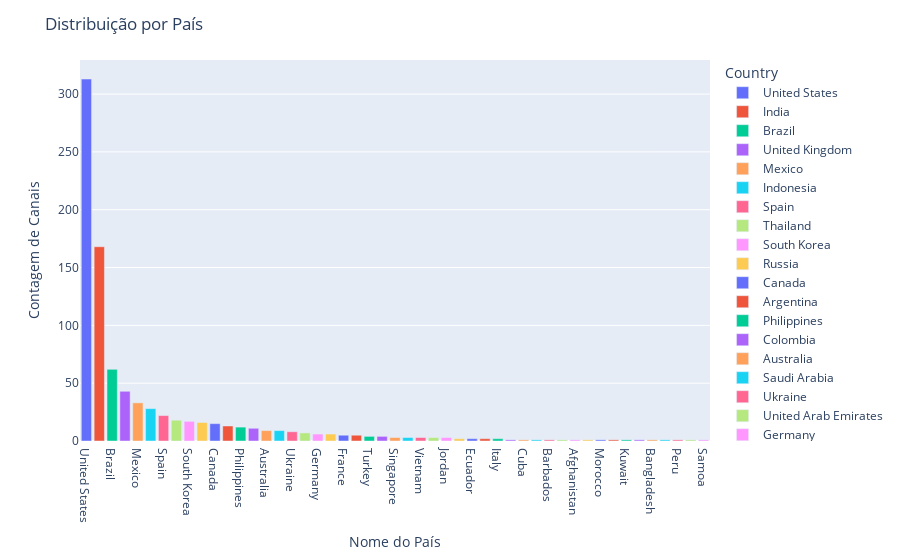

Notebook cell for this chart:
### Code cell
df_sorted = df['Country'].value_counts().reset_index()
df_sorted.columns = ['Country', 'Count']
df_sorted = df_sorted.sort_values(by='Count', ascending=False)

fig = px.bar(df_sorted, x='Country', y='Count', color='Country')
fig.update_layout(title="Distribuição por País", 
                  xaxis_title="Nome do País", 
                  yaxis_title="Contagem de Canais")
fig.show()

### Figure 1 — Plotly figure (JSON) as saved in the notebook; plotly's stock layout.template omitted (floating-point values rounded to 4 significant figures)
{"data": [{"alignmentgroup": "True", "hovertemplate": "Country=%{x}<br>Count=%{y}<extra></extra>", "legendgroup": "United States", "marker": {"color": "#636efa", "pattern": {"shape": ""}}, "name": "United States", "offsetgroup": "United States", "orientation": "v", "showlegend": true, "textposition": "auto", "type": "bar", "x": ["United States"], "xaxis": "x", "y": [313], "yaxis": "y"}, {"alignmentgroup": "True", "hovertemplate": "Country=%{x}<br>Count=%{y}<extra></extra>", "legendgroup": "India", "marker": {"color": "#EF553B", "pattern": {"shape": ""}}, "name": "India", "offsetgroup": "India", "orientation": "v", "showlegend": true, "textposition": "auto", "type": "bar", "x": ["India"], "xaxis": "x", "y": [168], "yaxis": "y"}, {"alignmentgroup": "True", "hovertemplate": "Country=%{x}<br>Count=%{y}<extra></extra>", "legendgroup": "Brazil", "marker": {"color": "#00cc96", "pattern": {"shape": ""}}, "name": "Brazil", "offsetgroup": "Brazil", "orientation": "v", "showlegend": true, "textposition": "auto", "type": "bar", "x": ["Brazil"], "xaxis": "x", "y": [62], "yaxis": "y"}, {"alignmentgroup": "True", "hovertemplate": "Country=%{x}<br>Count=%{y}<extra></extra>", "legendgroup": "United Kingdom", "marker": {"color": "#ab63fa", "pattern": {"shape": ""}}, "name": "United Kingdom", "offsetgroup": "United Kingdom", "orientation": "v", "showlegend": true, "textposition": "auto", "type": "bar", "x": ["United Kingdom"], "xaxis": "x", "y": [43], "yaxis": "y"}, {"alignmentgroup": "True", "hovertemplate": "Country=%{x}<br>Count=%{y}<extra></extra>", "legendgroup": "Mexico", "marker": {"color": "#FFA15A", "pattern": {"shape": ""}}, "name": "Mexico", "offsetgroup": "Mexico", "orientation": "v", "showlegend": true, "textposition": "auto", "type": "bar", "x": ["Mexico"], "xaxis": "x", "y": [33], "yaxis": "y"}, {"alignmentgroup": "True", "hovertemplate": "Country=%{x}<br>Count=%{y}<extra></extra>", "legendgroup": "Indonesia", "marker": {"color": "#19d3f3", "pattern": {"shape": ""}}, "name": "Indonesia", "offsetgroup": "Indonesia", "orientation": "v", "showlegend": true, "textposition": "auto", "type": "bar", "x": ["Indonesia"], "xaxis": "x", "y": [28], "yaxis": "y"}, {"alignmentgroup": "True", "hovertemplate": "Country=%{x}<br>Count=%{y}<extra></extra>", "legendgroup": "Spain", "marker": {"color": "#FF6692", "pattern": {"shape": ""}}, "name": "Spain", "offsetgroup": "Spain", "orientation": "v", "showlegend": true, "textposition": "auto", "type": "bar", "x": ["Spain"], "xaxis": "x", "y": [22], "yaxis": "y"}, {"alignmentgroup": "True", "hovertemplate": "Country=%{x}<br>Count=%{y}<extra></extra>", "legendgroup": "Thailand", "marker": {"color": "#B6E880", "pattern": {"shape": ""}}, "name": "Thailand", "offsetgroup": "Thailand", "orientation": "v", "showlegend": true, "textposition": "auto", "type": "bar", "x": ["Thailand"], "xaxis": "x", "y": [18], "yaxis": "y"}, {"alignmentgroup": "True", "hovertemplate": "Country=%{x}<br>Count=%{y}<extra></extra>", "legendgroup": "South Korea", "marker": {"color": "#FF97FF", "pattern": {"shape": ""}}, "name": "South Korea", "offsetgroup": "South Korea", "orientation": "v", "showlegend": true, "textposition": "auto", "type": "bar", "x": ["South Korea"], "xaxis": "x", "y": [17], "yaxis": "y"}, {"alignmentgroup": "True", "hovertemplate": "Country=%{x}<br>Count=%{y}<extra></extra>", "legendgroup": "Russia", "marker": {"color": "#FECB52", "pattern": {"shape": ""}}, "name": "Russia", "offsetgroup": "Russia", "orientation": "v", "showlegend": true, "textposition": "auto", "type": "bar", "x": ["Russia"], "xaxis": "x", "y": [16], "yaxis": "y"}, {"alignmentgroup": "True", "hovertemplate": "Country=%{x}<br>Count=%{y}<extra></extra>", "legendgroup": "Canada", "marker": {"color": "#636efa", "pattern": {"shape": ""}}, "name": "Canada", "offsetgroup": "Canada", "orientation": "v", "showlegend": true, "textposition": "auto", "type": "bar", "x": ["Canada"], "xaxis": "x", "y": [15], "yaxis": "y"}, {"alignmentgroup": "True", "hovertemplate": "Country=%{x}<br>Count=%{y}<extra></extra>", "legendgroup": "Argentina", "marker": {"color": "#EF553B", "pattern": {"shape": ""}}, "name": "Argentina", "offsetgroup": "Argentina", "orientation": "v", "showlegend": true, "textposition": "auto", "type": "bar", "x": ["Argentina"], "xaxis": "x", "y": [13], "yaxis": "y"}, {"alignmentgroup": "True", "hovertemplate": "Country=%{x}<br>Count=%{y}<extra></extra>", "legendgroup": "Philippines", "marker": {"color": "#00cc96", "pattern": {"shape": ""}}, "name": "Philippines", "offsetgroup": "Philippines", "orientation": "v", "showlegend": true, "textposition": "auto", "type": "bar", "x": ["Philippines"], "xaxis": "x", "y": [12], "yaxis": "y"}, {"alignmentgroup": "True", "hovertemplate": "Country=%{x}<br>Count=%{y}<extra></extra>", "legendgroup": "Colombia", "marker": {"color": "#ab63fa", "pattern": {"shape": ""}}, "name": "Colombia", "offsetgroup": "Colombia", "orientation": "v", "showlegend": true, "textposition": "auto", "type": "bar", "x": ["Colombia"], "xaxis": "x", "y": [11], "yaxis": "y"}, {"alignmentgroup": "True", "hovertemplate": "Country=%{x}<br>Count=%{y}<extra></extra>", "legendgroup": "Australia", "marker": {"color": "#FFA15A", "pattern": {"shape": ""}}, "name": "Australia", "offsetgroup": "Australia", "orientation": "v", "showlegend": true, "textposition": "auto", "type": "bar", "x": ["Australia"], "xaxis": "x", "y": [9], "yaxis": "y"}, {"alignmentgroup": "True", "hovertemplate": "Country=%{x}<br>Count=%{y}<extra></extra>", "legendgroup": "Saudi Arabia", "marker": {"color": "#19d3f3", "pattern": {"shape": ""}}, "name": "Saudi Arabia", "offsetgroup": "Saudi Arabia", "orientation": "v", "showlegend": true, "textposition": "auto", "type": "bar", "x": ["Saudi Arabia"], "xaxis": "x", "y": [9], "yaxis": "y"}, {"alignmentgroup": "True", "hovertemplate": "Country=%{x}<br>Count=%{y}<extra></extra>", "legendgroup": "Ukraine", "marker": {"color": "#FF6692", "pattern": {"shape": ""}}, "name": "Ukraine", "offsetgroup": "Ukraine", "orientation": "v", "showlegend": true, "textposition": "auto", "type": "bar", "x": ["Ukraine"], "xaxis": "x", "y": [8], "yaxis": "y"}, {"alignmentgroup": "True", "hovertemplate": "Country=%{x}<br>Count=%{y}<extra></extra>", "legendgroup": "United Arab Emirates", "marker": {"color": "#B6E880", "pattern": {"shape": ""}}, "name": "United Arab Emirates", "offsetgroup": "United Arab Emirates", "orientation": "v", "showlegend": true, "textposition": "auto", "type": "bar", "x": ["United Arab Emirates"], "xaxis": "x", "y": [7], "yaxis": "y"}, {"alignmentgroup": "True", "hovertemplate": "Country=%{x}<br>Count=%{y}<extra></extra>", "legendgroup": "Germany", "marker": {"color": "#FF97FF", "pattern": {"shape": ""}}, "name": "Germany", "offsetgroup": "Germany", "orientation": "v", "showlegend": true, "textposition": "auto", "type": "bar", "x": ["Germany"], "xaxis": "x", "y": [6], "yaxis": "y"}, {"alignmentgroup": "True", "hovertemplate": "Country=%{x}<br>Count=%{y}<extra></extra>", "legendgroup": "Pakistan", "marker": {"color": "#FECB52", "pattern": {"shape": ""}}, "name": "Pakistan", "offsetgroup": "Pakistan", "orientation": "v", "showlegend": true, "textposition": "auto", "type": "bar", "x": ["Pakistan"], "xaxis": "x", "y": [6], "yaxis": "y"}, {"alignmentgroup": "True", "hovertemplate": "Country=%{x}<br>Count=%{y}<extra></extra>", "legendgroup": "France", "marker": {"color": "#636efa", "pattern": {"shape": ""}}, "name": "France", "offsetgroup": "France", "orientation": "v", "showlegend": true, "textposition": "auto", "type": "bar", "x": ["France"], "xaxis": "x", "y": [5], "yaxis": "y"}, {"alignmentgroup": "True", "hovertemplate": "Country=%{x}<br>Count=%{y}<extra></extra>", "legendgroup": "Japan", "marker": {"color": "#EF553B", "pattern": {"shape": ""}}, "name": "Japan", "offsetgroup": "Japan", "orientation": "v", "showlegend": true, "textposition": "auto", "type": "bar", "x": ["Japan"], "xaxis": "x", "y": [5], "yaxis": "y"}, {"alignmentgroup": "True", "hovertemplate": "Country=%{x}<br>Count=%{y}<extra></extra>", "legendgroup": "Turkey", "marker": {"color": "#00cc96", "pattern": {"shape": ""}}, "name": "Turkey", "offsetgroup": "Turkey", "orientation": "v", "showlegend": true, "textposition": "auto", "type": "bar", "x": ["Turkey"], "xaxis": "x", "y": [4], "yaxis": "y"}, {"alignmentgroup": "True", "hovertemplate": "Country=%{x}<br>Count=%{y}<extra></extra>", "legendgroup": "Sweden", "marker": {"color": "#ab63fa", "pattern": {"shape": ""}}, "name": "Sweden", "offsetgroup": "Sweden", "orientation": "v", "showlegend": true, "textposition": "auto", "type": "bar", "x": ["Sweden"], "xaxis": "x", "y": [4], "yaxis": "y"}, {"alignmentgroup": "True", "hovertemplate": "Country=%{x}<br>Count=%{y}<extra></extra>", "legendgroup": "Singapore", "marker": {"color": "#FFA15A", "pattern": {"shape": ""}}, "name": "Singapore", "offsetgroup": "Singapore", "orientation": "v", "showlegend": true, "textposition": "auto", "type": "bar", "x": ["Singapore"], "xaxis": "x", "y": [3], "yaxis": "y"}, {"alignmentgroup": "True", "hovertemplate": "Country=%{x}<br>Count=%{y}<extra></extra>", "legendgroup": "Chile", "marker": {"color": "#19d3f3", "pattern": {"shape": ""}}, "name": "Chile", "offsetgroup": "Chile", "orientation": "v", "showlegend": true, "textposition": "auto", "type": "bar", "x": ["Chile"], "xaxis": "x", "y": [3], "yaxis": "y"}, {"alignmentgroup": "True", "hovertemplate": "Country=%{x}<br>Count=%{y}<extra></extra>", "legendgroup": "Vietnam", "marker": {"color": "#FF6692", "pattern": {"shape": ""}}, "name": "Vietnam", "offsetgroup": "Vietnam", "orientation": "v", "showlegend": true, "textposition": "auto", "type": "bar", "x": ["Vietnam"], "xaxis": "x", "y": [3], "yaxis": "y"}, {"alignmentgroup": "True", "hovertemplate": "Country=%{x}<br>Count=%{y}<extra></extra>", "legendgroup": "Netherlands", "marker": {"color": "#B6E880", "pattern": {"shape": ""}}, "name": "Netherlands", "offsetgroup": "Netherlands", "orientation": "v", "showlegend": true, "textposition": "auto", "type": "bar", "x": ["Netherlands"], "xaxis": "x", "y": [3], "yaxis": "y"}, {"alignmentgroup": "True", "hovertemplate": "Country=%{x}<br>Count=%{y}<extra></extra>", "legendgroup": "Jordan", "marker": {"color": "#FF97FF", "pattern": {"shape": ""}}, "name": "Jordan", "offsetgroup": "Jordan", "orientation": "v", "showlegend": true, "textposition": "auto", "type": "bar", "x": ["Jordan"], "xaxis": "x", "y": [3], "yaxis": "y"}, {"alignmentgroup": "True", "hovertemplate": "Country=%{x}<br>Count=%{y}<extra></extra>", "legendgroup": "Egypt", "marker": {"color": "#FECB52", "pattern": {"shape": ""}}, "name": "Egypt", "offsetgroup": "Egypt", "orientation": "v", "showlegend": true, "textposition": "auto", "type": "bar", "x": ["Egypt"], "xaxis": "x", "y": [2], "yaxis": "y"}, {"alignmentgroup": "True", "hovertemplate": "Country=%{x}<br>Count=%{y}<extra></extra>", "legendgroup": "Ecuador", "marker": {"color": "#636efa", "pattern": {"shape": ""}}, "name": "Ecuador", "offsetgroup": "Ecuador", "orientation": "v", "showlegend": true, "textposition": "auto", "type": "bar", "x": ["Ecuador"], "xaxis": "x", "y": [2], "yaxis": "y"}, {"alignmentgroup": "True", "hovertemplate": "Country=%{x}<br>Count=%{y}<extra></extra>", "legendgroup": "Iraq", "marker": {"color": "#EF553B", "pattern": {"shape": ""}}, "name": "Iraq", "offsetgroup": "Iraq", "orientation": "v", "showlegend": true, "textposition": "auto", "type": "bar", "x": ["Iraq"], "xaxis": "x", "y": [2], "yaxis": "y"}, {"alignmentgroup": "True", "hovertemplate": "Country=%{x}<br>Count=%{y}<extra></extra>", "legendgroup": "Italy", "marker": {"color": "#00cc96", "pattern": {"shape": ""}}, "name": "Italy", "offsetgroup": "Italy", "orientation": "v", "showlegend": true, "textposition": "auto", "type": "bar", "x": ["Italy"], "xaxis": "x", "y": [2], "yaxis": "y"}, {"alignmentgroup": "True", "hovertemplate": "Country=%{x}<br>Count=%{y}<extra></extra>", "legendgroup": "Switzerland", "marker": {"color": "#ab63fa", "pattern": {"shape": ""}}, "name": "Switzerland", "offsetgroup": "Switzerland", "orientation": "v", "showlegend": true, "textposition": "auto", "type": "bar", "x": ["Switzerland"], "xaxis": "x", "y": [1], "yaxis": "y"}, {"alignmentgroup": "True", "hovertemplate": "Country=%{x}<br>Count=%{y}<extra></extra>", "legendgroup": "Cuba", "marker": {"color": "#FFA15A", "pattern": {"shape": ""}}, "name": "Cuba", "offsetgroup": "Cuba", "orientation": "v", "showlegend": true, "textposition": "auto", "type": "bar", "x": ["Cuba"], "xaxis": "x", "y": [1], "yaxis": "y"}, {"alignmentgroup": "True", "hovertemplate": "Country=%{x}<br>Count=%{y}<extra></extra>", "legendgroup": "El Salvador", "marker": {"color": "#19d3f3", "pattern": {"shape": ""}}, "name": "El Salvador", "offsetgroup": "El Salvador", "orientation": "v", "showlegend": true, "textposition": "auto", "type": "bar", "x": ["El Salvador"], "xaxis": "x", "y": [1], "yaxis": "y"}, {"alignmentgroup": "True", "hovertemplate": "Country=%{x}<br>Count=%{y}<extra></extra>", "legendgroup": "Barbados", "marker": {"color": "#FF6692", "pattern": {"shape": ""}}, "name": "Barbados", "offsetgroup": "Barbados", "orientation": "v", "showlegend": true, "textposition": "auto", "type": "bar", "x": ["Barbados"], "xaxis": "x", "y": [1], "yaxis": "y"}, {"alignmentgroup": "True", "hovertemplate": "Country=%{x}<br>Count=%{y}<extra></extra>", "legendgroup": "Venezuela", "marker": {"color": "#B6E880", "pattern": {"shape": ""}}, "name": "Venezuela", "offsetgroup": "Venezuela", "orientation": "v", "showlegend": true, "textposition": "auto", "type": "bar", "x": ["Venezuela"], "xaxis": "x", "y": [1], "yaxis": "y"}, {"alignmentgroup": "True", "hovertemplate": "Country=%{x}<br>Count=%{y}<extra></extra>", "legendgroup": "Afghanistan", "marker": {"color": "#FF97FF", "pattern": {"shape": ""}}, "name": "Afghanistan", "offsetgroup": "Afghanistan", "orientation": "v", "showlegend": true, "textposition": "auto", "type": "bar", "x": ["Afghanistan"], "xaxis": "x", "y": [1], "yaxis": "y"}, {"alignmentgroup": "True", "hovertemplate": "Country=%{x}<br>Count=%{y}<extra></extra>", "legendgroup": "Latvia", "marker": {"color": "#FECB52", "pattern": {"shape": ""}}, "name": "Latvia", "offsetgroup": "Latvia", "orientation": "v", "showlegend": true, "textposition": "auto", "type": "bar", "x": ["Latvia"], "xaxis": "x", "y": [1], "yaxis": "y"}, {"alignmentgroup": "True", "hovertemplate": "Country=%{x}<br>Count=%{y}<extra></extra>", "legendgroup": "Morocco", "marker": {"color": "#636efa", "pattern": {"shape": ""}}, "name": "Morocco", "offsetgroup": "Morocco", "orientation": "v", "showlegend": true, "textposition": "auto", "type": "bar", "x": ["Morocco"], "xaxis": "x", "y": [1], "yaxis": "y"}, {"alignmentgroup": "True", "hovertemplate": "Country=%{x}<br>Count=%{y}<extra></extra>", "legendgroup": "Malaysia", "marker": {"color": "#EF553B", "pattern": {"shape": ""}}, "name": "Malaysia", "offsetgroup": "Malaysia", "orientation": "v", "showlegend": true, "textposition": "auto", "type": "bar", "x": ["Malaysia"], "xaxis": "x", "y": [1], "yaxis": "y"}, {"alignmentgroup": "True", "hovertemplate": "Country=%{x}<br>Count=%{y}<extra></extra>", "legendgroup": "Kuwait", "marker": {"color": "#00cc96", "pattern": {"shape": ""}}, "name": "Kuwait", "offsetgroup": "Kuwait", "orientation": "v", "showlegend": true, "textposition": "auto", "type": "bar", "x": ["Kuwait"], "xaxis": "x", "y": [1], "yaxis": "y"}, {"alignmentgroup": "True", "hovertemplate": "Country=%{x}<br>Count=%{y}<extra></extra>", "legendgroup": "Finland", "marker": {"color": "#ab63fa", "pattern": {"shape": ""}}, "name": "Finland", "offsetgroup": "Finland", "orientation": "v", "showlegend": true, "textposition": "auto", "type": "bar", "x": ["Finland"], "xaxis": "x", "y": [1], "yaxis": "y"}, {"alignmentgroup": "True", "hovertemplate": "Country=%{x}<br>Count=%{y}<extra></extra>", "legendgroup": "Bangladesh", "marker": {"color": "#FFA15A", "pattern": {"shape": ""}}, "name": "Bangladesh", "offsetgroup": "Bangladesh", "orientation": "v", "showlegend": true, "textposition": "auto", "type": "bar", "x": ["Bangladesh"], "xaxis": "x", "y": [1], "yaxis": "y"}, {"alignmentgroup": "True", "hovertemplate": "Country=%{x}<br>Count=%{y}<extra></extra>", "legendgroup": "Andorra", "marker": {"color": "#19d3f3", "pattern": {"shape": ""}}, "name": "Andorra", "offsetgroup": "Andorra", "orientation": "v", "showlegend": true, "textposition": "auto", "type": "bar", "x": ["Andorra"], "xaxis": "x", "y": [1], "yaxis": "y"}, {"alignmentgroup": "True", "hovertemplate": "Country=%{x}<br>Count=%{y}<extra></extra>", "legendgroup": "Peru", "marker": {"color": "#FF6692", "pattern": {"shape": ""}}, "name": "Peru", "offsetgroup": "Peru", "orientation": "v", "showlegend": true, "textposition": "auto", "type": "bar", "x": ["Peru"], "xaxis": "x", "y": [1], "yaxis": "y"}, {"alignmentgroup": "True", "hovertemplate": "Country=%{x}<br>Count=%{y}<extra></extra>", "legendgroup": "China", "marker": {"color": "#B6E880", "pattern": {"shape": ""}}, "name": "China", "offsetgroup": "China", "orientation": "v", "showlegend": true, "textposition": "auto", "type": "bar", "x": ["China"], "xaxis": "x", "y": [1], "yaxis": "y"}, {"alignmentgroup": "True", "hovertemplate": "Country=%{x}<br>Count=%{y}<extra></extra>", "legendgroup": "Samoa", "marker": {"color": "#FF97FF", "pattern": {"shape": ""}}, "name": "Samoa", "offsetgroup": "Samoa", "orientation": "v", "showlegend": true, "textposition": "auto", "type": "bar", "x": ["Samoa"], "xaxis": "x", "y": [1], "yaxis": "y"}], "layout": {"barmode": "relative", "legend": {"title": {"text": "Country"}, "tracegroupgap": 0}, "margin": {"t": 60}, "title": {"text": "Distribuição por País"}, "xaxis": {"anchor": "y", "categoryarray": ["United States", "India", "Brazil", "United Kingdom", "Mexico", "Indonesia", "Spain", "Thailand", "South Korea", "Russia", "Canada", "Argentina", "Philippines", "Colombia", "Australia", "Saudi Arabia", "Ukraine", "United Arab Emirates", "Germany", "Pakistan", "France", "Japan", "Turkey", "Sweden", "Singapore", "Chile", "Vietnam", "Netherlands", "Jordan", "Egypt", "Ecuador", "Iraq", "Italy", "Switzerland", "Cuba", "El Salvador", "Barbados", "Venezuela", "Afghanistan", "Latvia", "Morocco", "Malaysia", "Kuwait", "Finland", "Bangladesh", "Andorra", "Peru", "China", "Samoa"], "categoryorder": "array", "domain": [0, 1], "title": {"text": "Nome do País"}}, "yaxis": {"anchor": "x", "domain": [0, 1], "title": {"text": "Contagem de Canais"}}}}
